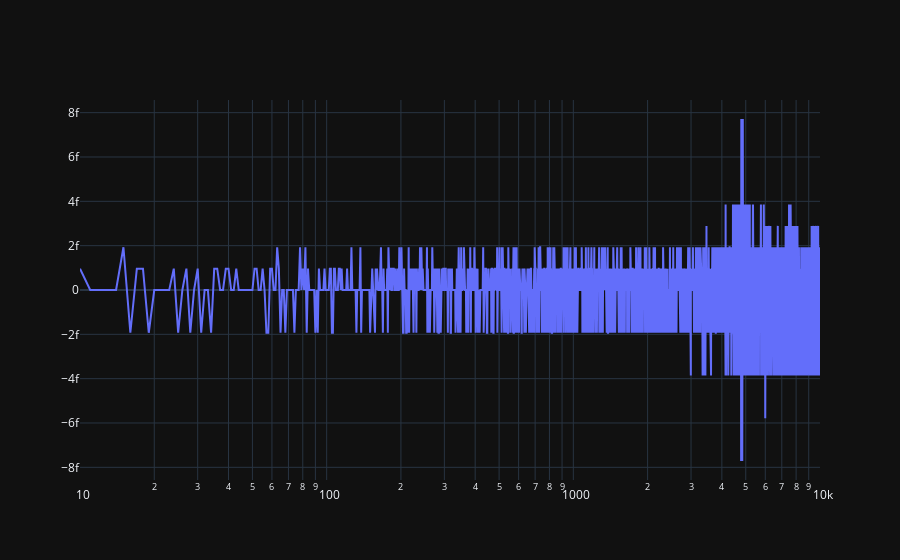

Here is the notebook cell this chart was saved with:
### Code cell
fig = go.Figure()
fig.add_trace(go.Scatter(x=frequency_range, y=TLs))
fig.update_xaxes(type="log")
fig.show()

### Figure 1 — Plotly figure (JSON) as saved in the notebook; plotly's stock layout.template omitted (floating-point values rounded to 4 significant figures; data arrays with more than 128 entries replaced by an {"elided": "..."} marker saying what was removed)
{"data": [{"x": {"elided": "9990 float values"}, "y": {"elided": "9990 float values"}, "type": "scatter"}], "layout": {"xaxis": {"type": "log"}}}
